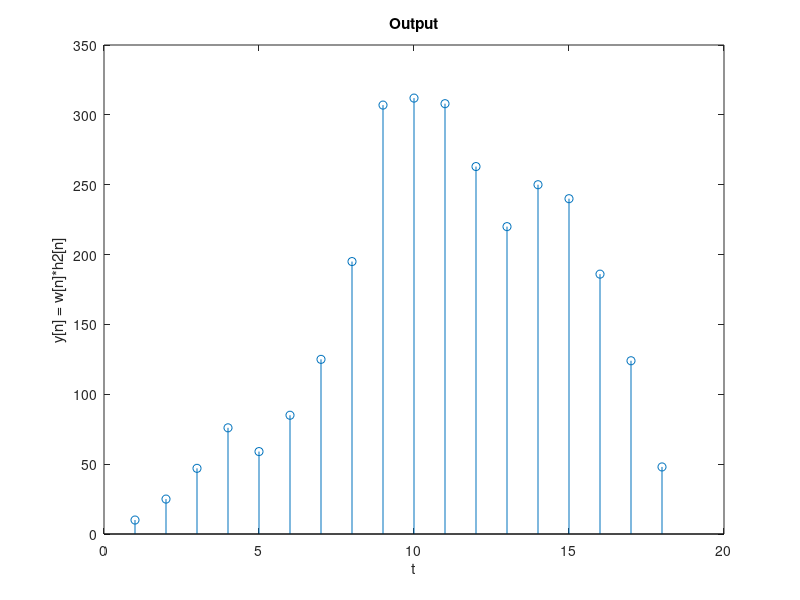

The MATLAB source for this figure:
x = [10, -5, 2, 0, 7, 19, 3, 8, 4, 2,10, 12];
h1 = [1 2 3 4];
h2 = [1 1 1 1];
w = conv(x,h1);
y = conv(w,h2);

stem(y);
title('Output');
xlabel('t');
ylabel('y[n] = w[n]*h2[n]');
